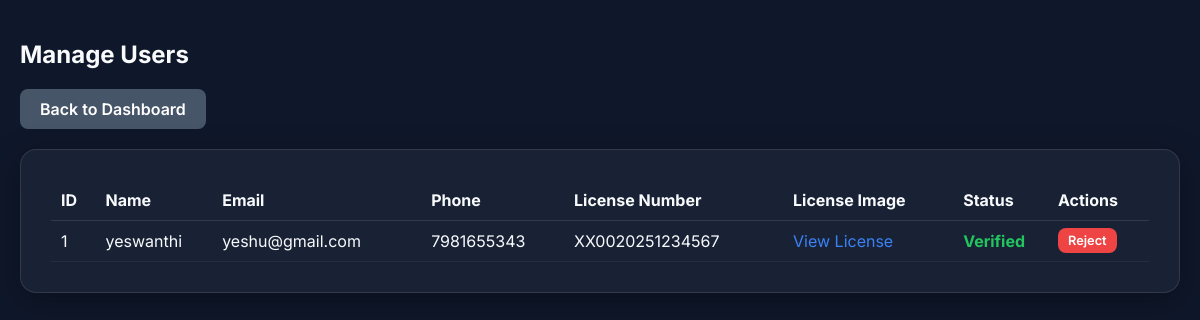
The app's page /admin/users (signed in) with its own data.
### models.py (models this page shows, shortened)
class User(UserMixin, db.Model):
    id = db.Column(db.Integer, primary_key=True)
    name = db.Column(db.String(100), nullable=False)
    email = db.Column(db.String(120), unique=True, nullable=False)
    password = db.Column(db.String(200), nullable=False)
    phone = db.Column(db.String(20))
    address = db.Column(db.Text)
    license_number = db.Column(db.String(50))
    license_image = db.Column(db.String(200)) # path to uploaded image
    is_verified = db.Column(db.Boolean, default=False)
    total_spent = db.Column(db.Float, default=0.0)
    bookings = db.relationship('Booking', backref='user', lazy=True)

### app.py (the view)
@app.route('/admin/users')
@login_required
def admin_users():
    if not isinstance(current_user, Admin):
        return redirect(url_for('client_dashboard'))
    users = User.query.all()
    return render_template('admin/users.html', users=users)

### app.py (called while the page is built)
@login_manager.user_loader
def load_user(user_id):
    if user_id.startswith('admin_'):
        admin_id = int(user_id.split('_')[1])
        return Admin.query.get(admin_id)
    else:
        return User.query.get(int(user_id))

### templates/admin/users.html (shortened to what this page needs)
{% extends 'base.html' %}
{% block content %}
<div style="padding: 20px;">
    <h2>Manage Users</h2>
    <a href="{{ url_for('admin_dashboard') }}" class="btn btn-secondary" style="margin-bottom: 20px;">Back to Dashboard</a>
    <div class="glass-card" style="overflow-x: auto;">
        <table style="width: 100%; text-align: left; border-collapse: collapse;">
            <thead>
                <tr style="border-bottom: 1px solid rgba(255,255,255,0.1);">
                    <th style="padding: 10px;">ID</th><th>Name</th><th>Email</th><th>Phone</th><th>License Number</th><th>License Image</th><th>Status</th><th>Actions</th>
                </tr>
            </thead>
            <tbody>
                {% for user in users %}
                <tr style="border-bottom: 1px solid rgba(255,255,255,0.05);">
                    <td style="padding: 10px;">{{ user.id }}</td>
                    <td>{{ user.name }}</td>
                    <td>{{ user.email }}</td>
                    <td>{{ user.phone }}</td>
                    <td>{{ user.license_number }}</td>
                    <td>
                        {% if user.license_image %}
                        <a href="{{ url_for('static', filename='images/' + user.license_image) }}" target="_blank" style="color: var(--accent);">View License</a>
                        {% else %}
                        <span style="color: var(--text-secondary);">No Image</span>
                        {% endif %}
                    </td>
                    <td>
                        {% if user.is_verified %}
                            <span style="color: var(--success); font-weight: bold;">Verified</span>
                        {% else %}
                            <span style="color: var(--danger); font-weight: bold;">Unverified</span>
                        {% endif %}
                    </td>
                    <td>
                        <a href="{{ url_for('admin_verify_user', user_id=user.id, action='reject') }}" class="btn btn-danger" style="padding: 5px 10px; font-size: 0.8rem;">Reject</a>
                    </td>
                </tr>
                {% endfor %}
            </tbody>
        </table>
    </div>
</div>
{% endblock %}

### static/css/style.css (style rules this page uses)
:root { --bg-color: #0f172a; --card-bg: rgba(30, 41, 59, 0.7); --text-primary: #f8fafc; --text-secondary: #94a3b8; --accent: #3b82f6; --accent-hover: #2563eb; --danger: #ef4444; --success: #22c55e; --header-bg: #ffffff; --header-text: #000000; }
body { margin: 0; font-family: 'Inter', sans-serif; background-color: var(--bg-color); color: var(--text-primary); min-height: 100vh; display: flex; flex-direction: column; }
a { text-decoration: none; color: var(--accent); }
.btn { display: inline-block; padding: 10px 20px; background: var(--accent); color: white; border: none; border-radius: 8px; font-weight: 600; cursor: pointer; transition: all 0.3s ease; text-align: center; }
.btn-danger { background: var(--danger); }
.glass-card { background: var(--card-bg); backdrop-filter: blur(12px); border: 1px solid rgba(255, 255, 255, 0.1); box-shadow: 0 8px 32px rgba(0, 0, 0, 0.3); border-radius: 16px; padding: 30px; }
.btn-secondary { background: #475569; }

### records on screen
User: id "1", name "yeswanthi", email "yeshu@gmail.com", phone "7981655343", license_number "XX0020251234567", is_verified "Verified"
